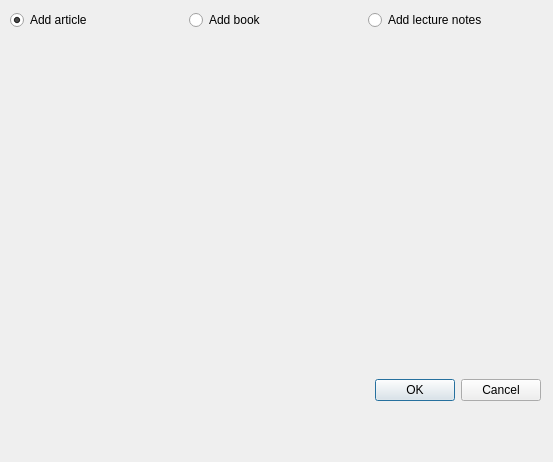
<?xml version="1.0" encoding="UTF-8"?>
<ui version="4.0">
 <class>Dialog</class>
 <widget class="QDialog" name="Dialog">
  <property name="geometry">
   <rect>
    <x>0</x>
    <y>0</y>
    <width>553</width>
    <height>462</height>
   </rect>
  </property>
  <property name="windowTitle">
   <string>Dialog</string>
  </property>
  <widget class="QWidget" name="verticalLayoutWidget">
   <property name="geometry">
    <rect>
     <x>10</x>
     <y>10</y>
     <width>531</width>
     <height>391</height>
    </rect>
   </property>
   <layout class="QVBoxLayout" name="verticalLayout">
    <item>
     <layout class="QHBoxLayout" name="horizontalLayout">
      <item>
       <widget class="QRadioButton" name="radioButtonBook">
        <property name="text">
         <string>Add article</string>
        </property>
        <property name="checked">
         <bool>true</bool>
        </property>
        <attribute name="buttonGroup">
         <string notr="true">buttonGroup</string>
        </attribute>
       </widget>
      </item>
      <item>
       <widget class="QRadioButton" name="radioButtonLectureNotes">
        <property name="text">
         <string>Add book</string>
        </property>
        <attribute name="buttonGroup">
         <string notr="true">buttonGroup</string>
        </attribute>
       </widget>
      </item>
      <item>
       <widget class="QRadioButton" name="radioButtonArticle">
        <property name="text">
         <string>Add lecture notes</string>
        </property>
        <attribute name="buttonGroup">
         <string notr="true">buttonGroup</string>
        </attribute>
       </widget>
      </item>
     </layout>
    </item>
    <item>
     <widget class="QWidget" name="widget" native="true"/>
    </item>
    <item>
     <widget class="QDialogButtonBox" name="buttonBox">
      <property name="standardButtons">
       <set>QDialogButtonBox::Cancel|QDialogButtonBox::Ok</set>
      </property>
     </widget>
    </item>
   </layout>
  </widget>
 </widget>
 <resources/>
 <connections/>
 <buttongroups>
  <buttongroup name="buttonGroup"/>
 </buttongroups>
</ui>
